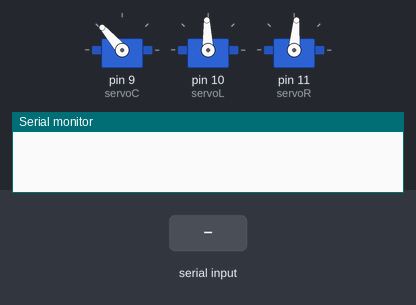
Simulated run of this sketch. Board: Arduino Uno, built with avr-gcc and run on an emulated ATmega328P. Shown: 3 × servo, the last lines printed to the serial monitor. The inputs (shaded band) are chosen by the test bench.

Above: at 1.2 s.
1.3 s: "1" received over Serial
At 1.7 s:
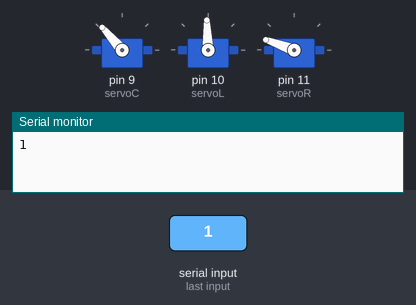
2.8 s: "0" received over Serial
At 4.0 s:
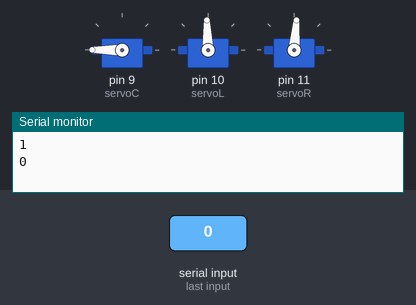
4.3 s: "2" received over Serial
At 5.2 s:
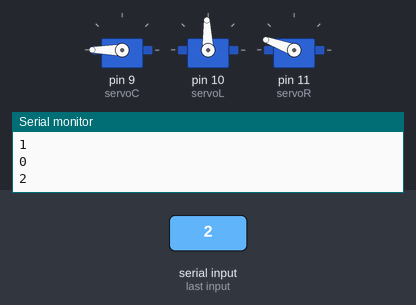
5.8 s: "." received over Serial
At 6.4 s:
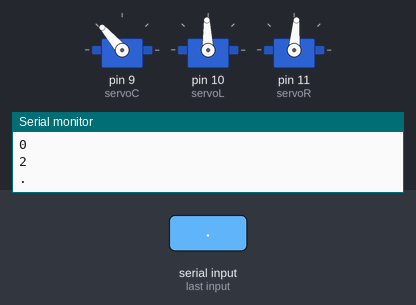
Timing chart, 0 to 8.3 s (numbered marks = the images above; inputs shaded):
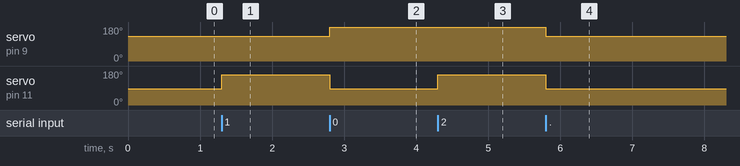

Measured:
- after the input at 1.3 s, servo on pin 11 (servoR): 85° → 160° at once
- after the input at 2.8 s, servo on pin 9 (servoC): 131° → 180° at once; servo on pin 11 (servoR): 160° → 85° at once
- after the input at 4.3 s, servo on pin 11 (servoR): 85° → 160° at once
- after the input at 5.8 s, servo on pin 9 (servoC): 180° → 131° at once; servo on pin 11 (servoR): 160° → 85° at once

The sketch:

SECCON_TOWER.ino
```cpp
#include <Servo.h>

Servo servoC;
Servo servoL;
Servo servoR;

void setSemaphorePosition(int c, int l, int r)
{
  int angleC[] = { 45, 86, 131, 180 };
  int angleL[] = { 20, 92, 170 };
  int angleR[] = { 20, 85, 160 };

  servoC.write(angleC[c]);
  servoL.write(angleL[l]);
  servoR.write(angleR[r]);
}

void setup() {
  Serial.begin(9600);
  servoC.attach(9);
  servoL.attach(10);
  servoR.attach(11);

  setSemaphorePosition(2, 1, 1);
/*
  setSemaphorePosition(0, 0, 0);
  delay(5000);
  setSemaphorePosition(0, 1, 1);
  delay(5000);
  setSemaphorePosition(0, 2, 2);
  delay(5000);
//  while (1) ;
*/
}

void loop() {
  int lastIndex = -1;

  while (1) {

    while (!Serial.available());

    char ch = Serial.read(); // serial input
    Serial.println(ch);

    if (ch >= 'a' && ch <= 'z') ch = ch - 'a' + 'A';
    if (ch == '.') ch = '9';


    int index = String("ABCDEFGHIKLMNOPQRSTUVWXYZJ1234567890").indexOf(ch);
    int tableL[] = { 0, 2, 2, 0, 0, 1, 1, 2, 1 };
    int tableR[] = { 2, 0, 2, 0, 1, 0, 2, 1, 1 };

    if (index < 0) {
      Serial.println(ch);
      // unknown letter; ignore
      lastIndex = -1;
      continue;
    }

    int c = index % 4;
    int l = tableL[index / 4];
    int r = tableR[index / 4];

    if (lastIndex >= 0 && index == lastIndex) {
      // repeated; set neutral position once
      setSemaphorePosition(2, 1, 1);
      delay(200);
      setSemaphorePosition(c, l, r);
      delay(800);
    } else {
      //delay(200);
      setSemaphorePosition(c, l, r);
      delay(1000);
    }

    lastIndex = index;
  }
}
```
